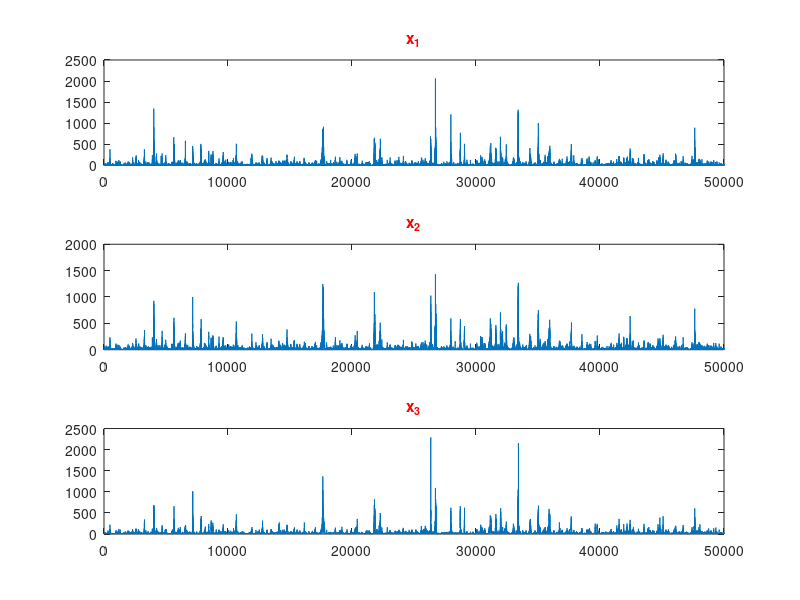

This figure's MATLAB source: (Note: this script raises an error after producing the figure.)
%%%%%%%%%%%%%%%%%%%%
%%%  SIMULATION  %%%
%%%%%%%%%%%%%%%%%%%%
%%%%%%%%%%%%%%%%%%%%%%%%%%%%%%%%%%%%%%%%%%%%%%%%%%%%%%%%%%%%%%%%%%
%%% Tri-dimensional data generated from:                       %%%
%%% x(t) = h(t) * e(t)                                         %%%
%%% e(t) ~ p * LogNormal(-diag(Sigma1)/2,Sigma1) +             %%%
%%%       (1-p) * LogNormal(-diag(Sigma2)/2,Sigma2)            %%%
%%%%%%%%%%%%%%%%%%%%%%%%%%%%%%%%%%%%%%%%%%%%%%%%%%%%%%%%%%%%%%%%%%
clc
close all
clear all
%%%%%%%%%%%%%%%%%%%%%%
%%% Simulated Data %%%
%%%%%%%%%%%%%%%%%%%%%%

filename = '../Data/TrivariateSimulation/Input/tmp.mat';

%%%%%%%%%%%%%%%%%%%%%%%%%%%%%%%%%%%
o_GMEM_TRUE = [0.35; 0.59; 0.43];
B_GMEM_TRUE = [0.36 0.07 0.18
               0.10 0.24 0.14
               0.01 0.10 0.41];
A_GMEM_TRUE = [0.21 0.14 0.04
               0.13 0.28 0.09
               0.07 0.08 0.30];
%%%%%%%%%%%%%%%%%%%%%%%%%%%%%%%%%%%

n = 5e4;

p_Mixture = [0.7 0.3];
N_e00 = 5e4;

Sigma1 = [0.4   0.3 0.2
          0.3  0.35 0.25
          0.2  0.25 0.3];

Sigma2 = [0.37  0.15 0.24
          0.15  0.39 0.18
          0.24  0.18 0.25];
      
e1 = exp(mvnrnd(-0.5*diag(Sigma1),Sigma1, N_e00)); % N_e00 * 2
e2 = exp(mvnrnd(-0.5*diag(Sigma2),Sigma2, N_e00)); % N_e00 * 2
e12 = [e1 e2];
mixrand = mnrnd(1, p_Mixture, N_e00);
mix = zeros(0,1);
for i_mix = 1:length(p_Mixture)
    mix = [mix, repmat(mixrand(:,i_mix),1, size(Sigma1,1))];
end
    
e = e12 .* mix;
e = (e(:,1:size(Sigma1,1)) + e(:,size(Sigma1,1)+1:end))'; % 2 * N_e00
clear e1 e2 e12


e = e ./ repmat(mean(e,2),1,N_e00);

e_TRUE = e(:, 1:n);
e_TRUE = e_TRUE ./ repmat(mean(e_TRUE,2),1,n);


%%%%%%%%%%%%%
%%% o,B,A %%%
%%%%%%%%%%%%%
h_TRUE = NaN * e_TRUE;
x_TRUE = NaN * e_TRUE;
h_TRUE(:,1) = [0.2;0.4;0.3];
x_TRUE(:,1) = h_TRUE(:,1) .* e_TRUE(:,1);
for t = 2:n
    h_TRUE(:,t) = o_GMEM_TRUE  + B_GMEM_TRUE * h_TRUE(:,t - 1) ...
        + A_GMEM_TRUE * x_TRUE(:,t - 1);
    x_TRUE(:,t) = h_TRUE(:,t) .* e_TRUE(:,t);
end

figure (1)
subplot(3,1,1)
plot(x_TRUE(1, :))
title('x_{1}','Color','red')

subplot(3,1,2)
plot(x_TRUE(2, :))
title('x_{2}','Color','red')

subplot(3,1,3)
plot(x_TRUE(3, :))
title('x_{3}','Color','red')


clear e e_TRUE h_TRUE i_mix mix mixrand n N_e00 t 

%%

%%%%%%%%%%%%%%%%%%%
% General Options %
%%%%%%%%%%%%%%%%%%%

Options  =  optimset('fmincon');
Options  =  optimset(Options , 'Display'     , 'on');
Options  =  optimset(Options , 'Diagnostics' , 'on');
Options  =  optimset(Options , 'LargeScale'  , 'on');
Options  =  optimset(Options , 'Algorithm', 'interior-point');
%Options  =  optimset(Options , 'Algorithm', 'active-set');
%Options  =  optimset(Options , 'Algorithm', 'sqp');
%Options  =  optimset(Options , 'Algorithm', 'trust-region-reflective'); %default
Options = optimset(Options, 'MaxFunEvals', 10000); %default 3000

o_GMEM_0 = [0.20; 0.50; 0.30];
B_GMEM_0 = [0.30  0.12 0.10
            0.04  0.23 0.08
            0.08  0.10 0.24];
A_GMEM_0 = [0.26 0.11 0.08
            0.17 0.27 0.10
            0.03 0.13 0.20];

Sigma_Mat_GMEM_0 = [0.25  0.20 0.10
                    0.20  0.25 0.15
                    0.10  0.15 0.15];

[sd,Corr0] = cov2corr(Sigma_Mat_GMEM_0);  % starting CORRELATION MATRIX
pol = CorrMat2ThetaVec(Corr0);

%%% o,B,A %%%
Params_Initial = [o_GMEM_0' reshape(B_GMEM_0,1,size(x_TRUE,1)^2) reshape(A_GMEM_0,1,size(x_TRUE,1)^2) sd.^2 pol'];

%%% constraints 
ub_pol = triu (round(pi*1e6)*1e-6 * ones(size(x_TRUE,1)) + diag(round(pi*1e6)*1e-6*ones(size(x_TRUE,1)-1,1),1) , 1);
ub_pol(ub_pol == 0) = []; 


epsilon = 1e-6;
lb = -ones(length(Params_Initial),1)*Inf;
lb(end - length(ub_pol) - size(x,1) + 1 : end) = epsilon;

ub = Params_Initial'*Inf;
ub(end - length(ub_pol) + 1 : end) = ub_pol';

clear ub_pol A_GMEM_0 B_GMEM_0 Aneg_GMEM_0 o_GMEM_0 Sigma_Mat_GMEM_0 pol Corr0 sd epsilon NParams

%%
%%%%%%%%%%%%%%%%%
% ML Estimation %
%%%%%%%%%%%%%%%%%
tic;

x = x_TRUE(:,1:3000);

%%% Structure array that contains the specification of the conditional
%%% mean
Str.isdiagB = false;
Str.isdiagA = false;
Str.isdiagAneg = false;
Str.isdiagF = false;
Str.isdiagG = false;
Str.isdiagGneg = false;
Str.x_neg = [];
Str.x_lag = [];
Str.TimeSteps = [];

[Params_Opt,~,~,~,~,~,~] = ...
   fmincon('LogLikGvMEM', Params_Initial, [], [], [], [], lb, ub, [], Options, x, Str);
[I, J] = IJMatrices('LogLikGvMEM_vec', Params_Opt', x, Str);

o_GMEM_MLE     = Params_Opt(1:size(x,1))';
B_GMEM_MLE     = reshape(Params_Opt(size(x,1) + 1 : size(x,1) + size(x,1)^2), size(x,1),size(x,1));
A_GMEM_MLE     = reshape(Params_Opt(size(x,1) + size(x,1)^2 + 1  : size(x,1) + 2*size(x,1)^2),size(x,1),size(x,1));

Sigma_GMEM_MLE = corr2cov(sqrt(Params_Opt(end - size(x,1)*(size(x,1)-1)*0.5 - size(x,1) + 1 : end - size(x,1)*(size(x,1)-1)*0.5)),...
    ThetaVec2CorrMat(Params_Opt(end - size(x,1)*(size(x,1)-1)*0.5 + 1 : end)));

VC_MLE1 =  inv(I) / size(x,2);
VC_MLE2 =  J \ I / J / size(x,2);
if min(min(VC_MLE2 == VC_MLE2')) ~= 1
    VC_MLE2 = 0.5*(VC_MLE2 + VC_MLE2');
end

eta_TRUE = [o_GMEM_TRUE', reshape(B_GMEM_TRUE,1,size(x,1)^2), reshape(A_GMEM_TRUE,1,size(x,1)^2)]';

disp('    TRUE      MLE       sd')
disp([eta_TRUE, Params_Opt(1:end - size(x,1) - size(x,1)*(size(x,1)-1)*0.5)',sqrt(diag(VC_MLE1(1:end - size(x,1) - size(x,1)*(size(x,1)-1)*0.5,1:end - size(x,1) - size(x,1)*(size(x,1)-1)*0.5)))])
clear I J x_TRUE tElapsed Options ub lb Params_Initial ub_pol A_GMEM_0 B_GMEM_0 ...
      Aneg_GMEM_0 o_GMEM_0 Sigma_Mat_GMEM_0 pol Corr0 sd epsilon h_TRUE e  ...
      i_1 F_GMEM_0 xneg_TRUE  
save(filename)